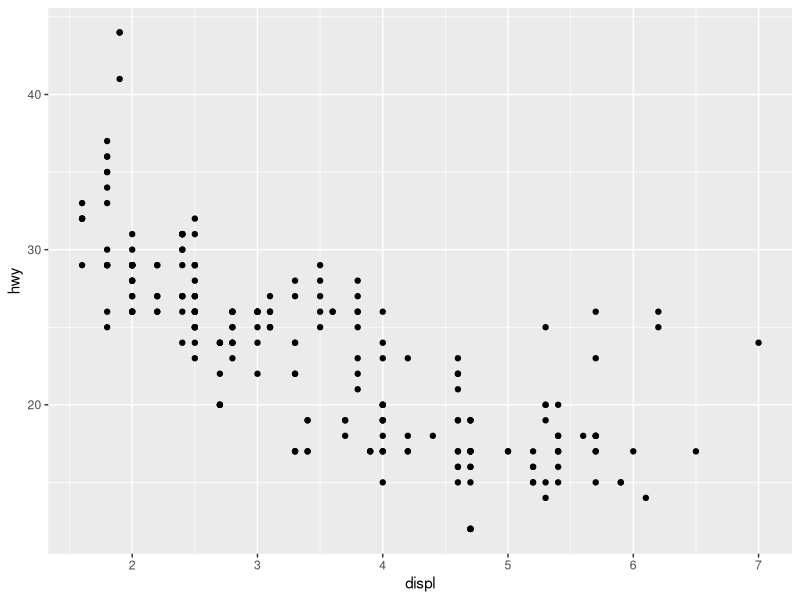
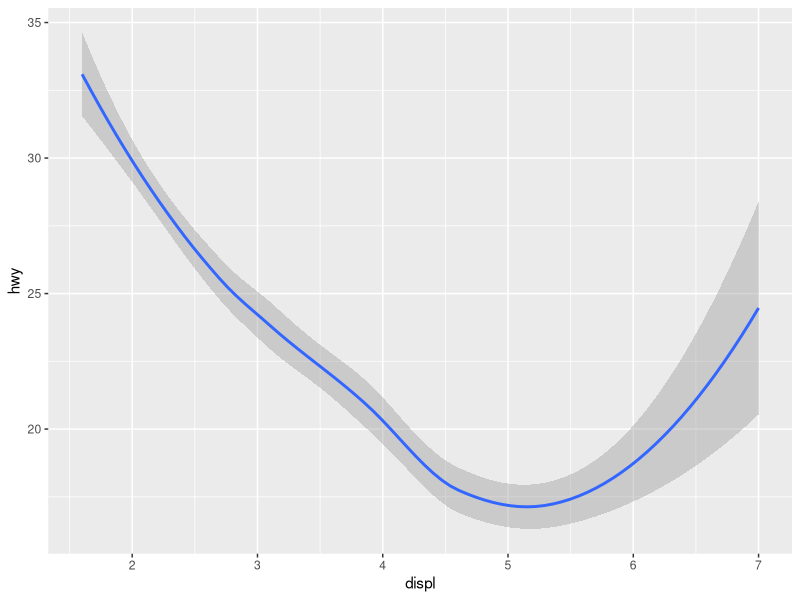
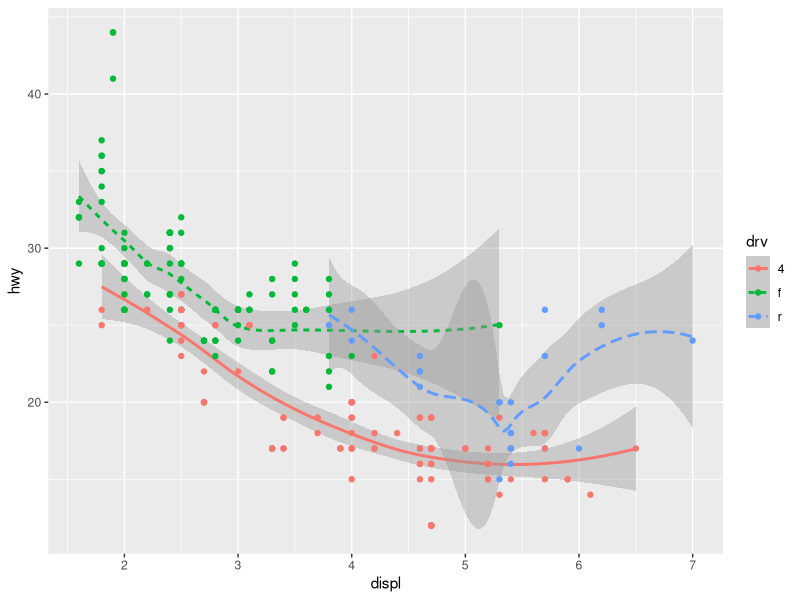
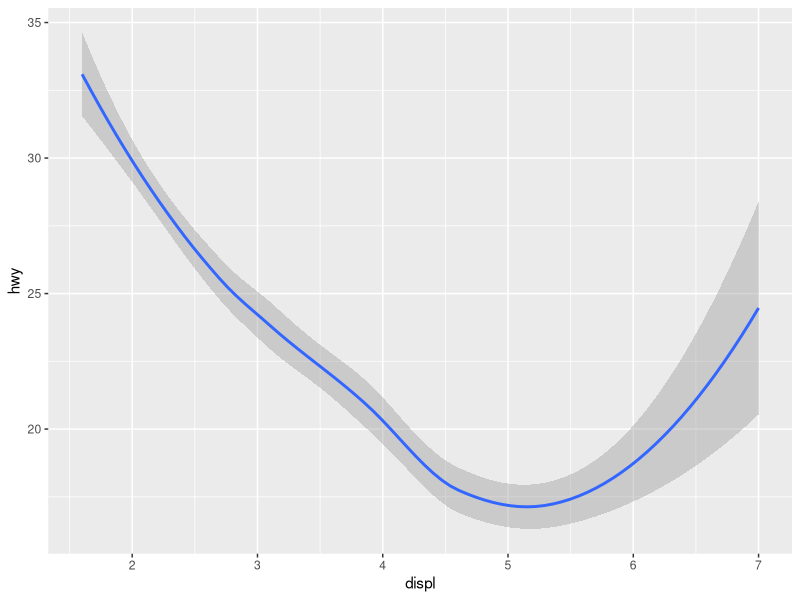
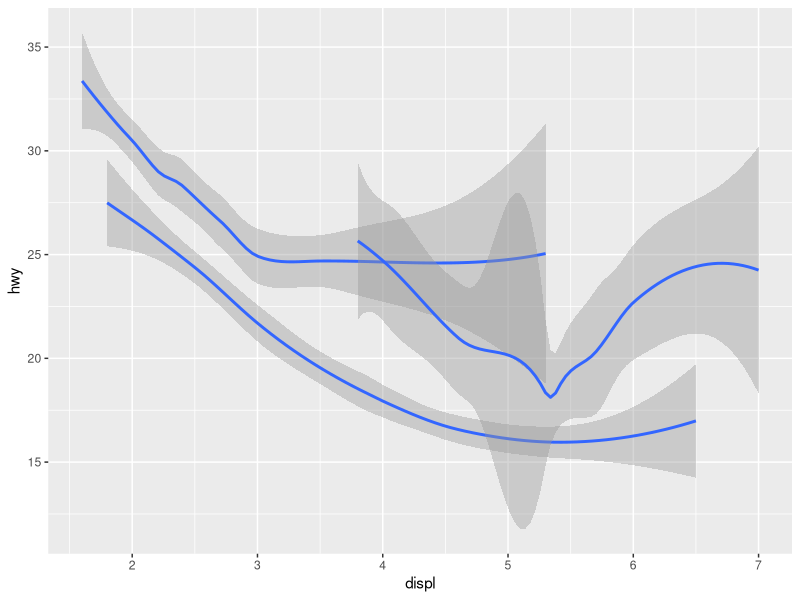
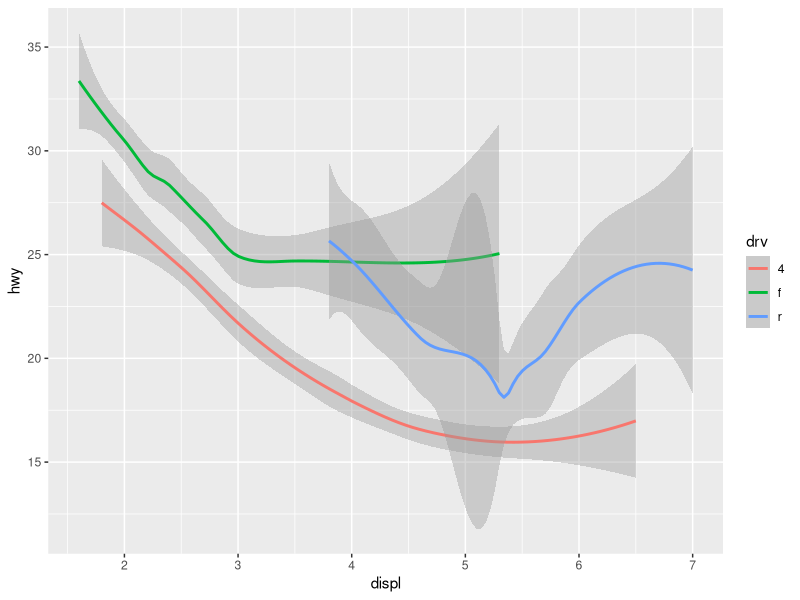
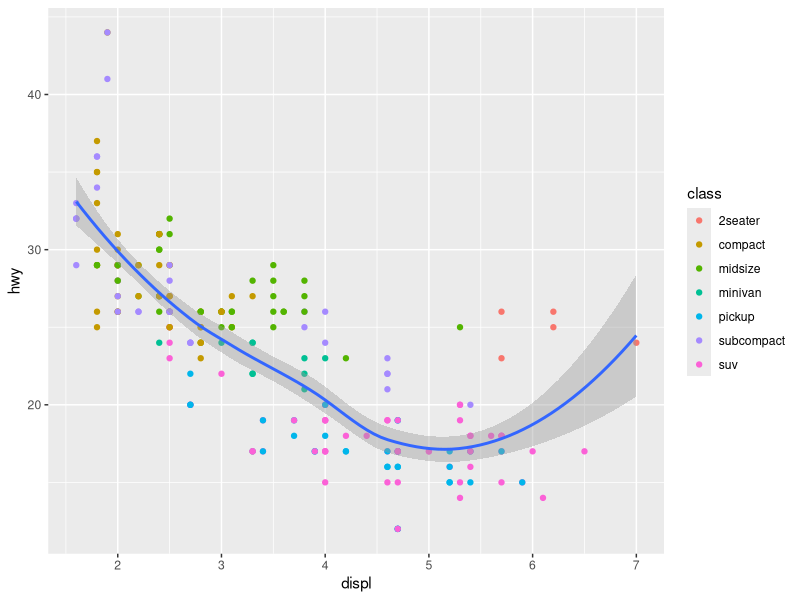
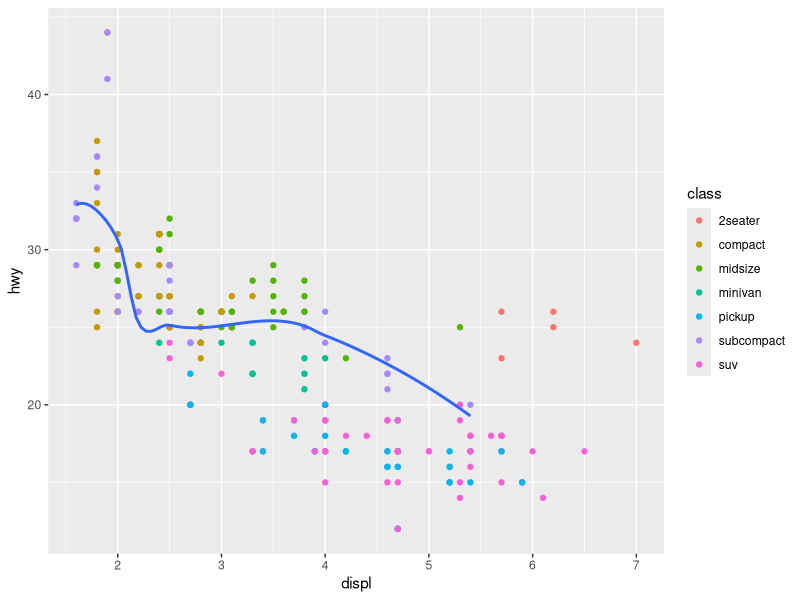

Write the R code that produced these figures, in order.
## ---- chunk 1
library(tidyverse)
## ---- chunk 2
head(mpg)
## ---- chunk 3
# left
ggplot(data = mpg) + 
  geom_point(mapping = aes(x = displ, y = hwy))

# right
ggplot(data = mpg) + 
  geom_smooth(mapping = aes(x = displ, y = hwy))
## ---- chunk 4
ggplot(data = mpg) + 
  geom_smooth(mapping = aes(x = displ, y = hwy, linetype = drv, color= drv))+
  geom_point(mapping = aes(x= displ, y= hwy, color=drv))
## ---- chunk 5
ggplot(data = mpg) +
  geom_smooth(mapping = aes(x = displ, y = hwy))
              
ggplot(data = mpg) +
  geom_smooth(mapping = aes(x = displ, y = hwy, group = drv))
    
ggplot(data = mpg) +
  geom_smooth(
    mapping = aes(x = displ, y = hwy, color = drv),
    show.legend = T)
## ---- chunk 6
ggplot(data = mpg, mapping = aes(x = displ, y = hwy)) + 
  geom_point(mapping = aes(color = class)) + 
  geom_smooth()
## ---- chunk 7
ggplot(data = mpg, mapping = aes(x = displ, y = hwy)) + 
  geom_point(mapping = aes(color = class)) + 
  geom_smooth(data = filter(mpg, class == "subcompact"), se = FALSE)
## ---- chunk 8
ggplot(data = mpg, mapping = aes(x = displ, y = hwy, color = drv)) + 
  geom_point() + 
  geom_smooth(se = FALSE)
## ---- chunk 9
ggplot(data = mpg, mapping = aes(x = displ, y = hwy)) + 
  geom_point() + 
  geom_smooth()

ggplot() + 
  geom_point(data = mpg, mapping = aes(x = displ, y = hwy)) + 
  geom_smooth(data = mpg, mapping = aes(x = displ, y = hwy))
## ---- chunk 10
# plot 1

ggplot(data=mpg, mapping = aes(x= displ, y= hwy))+
  geom_point(size=4)+
  geom_smooth(size= 3,se=F)
## ---- chunk 11
# plot 2

ggplot(data=mpg, mapping = aes(x= displ, y= hwy))+
  geom_point(size=4)+
  geom_smooth(size= 3,se=F, mapping=aes(group = drv))

## ---- chunk 12

# plot3

ggplot(data=mpg, mapping = aes(x= displ, y= hwy))+
  geom_point(size=4, mapping= aes(colour= drv))+
  geom_smooth(size= 3,se=F,mapping = aes(group=drv, color=drv) )

## ---- chunk 13
ggplot(data=mpg, mapping = aes(x= displ, y= hwy))+
  geom_point(size=4, mapping= aes(colour= drv))+
  geom_smooth(size= 3,se=F)

## ---- chunk 14

#plot 5

ggplot(data=mpg, mapping = aes(x= displ, y= hwy))+
  geom_point(size=4, mapping= aes(colour= drv))+
  geom_smooth(size= 3,se=F,mapping = aes(linetype=drv, color=drv) )

## ---- chunk 15

#plot 6: 

ggplot(data=mpg, mapping = aes(x= displ, y= hwy, size=4))+
  geom_point(mapping= aes(colour= drv ))+
  geom_point(shape= 21 , color= "white", stroke=2, show.legend = FALSE)


## ---- chunk 16
ggplot(data = diamonds) + 
  geom_bar(mapping = aes(x = cut))

## ---- chunk 17
ggplot(data = diamonds) + 
  geom_col(mapping = aes(x = cut,y=depth))
## ---- chunk 18
ggplot(data = diamonds) + 
  geom_bar(mapping = aes(x = cut, y = ..prop..))
ggplot(data = diamonds) + 
  geom_bar(mapping = aes(x = cut, fill = color, y = ..prop..)) 
## ---- chunk 19
ggplot(data = diamonds) + 
  geom_bar(mapping = aes(x = cut, colour = cut))
ggplot(data = diamonds) + 
  geom_bar(mapping = aes(x = cut, fill = cut))
## ---- chunk 20
ggplot(data = diamonds) + 
  geom_bar(mapping = aes(x = cut, fill = clarity)) # position = stack is the default
## ---- chunk 21
ggplot(data = diamonds) + 
  geom_bar(mapping = aes(x = cut, fill = clarity), position="identity") # identity places each object where it falls in the context of the graph
## ---- chunk 22
ggplot(data = diamonds) + 
  geom_bar(mapping = aes(x = cut, fill = clarity), position = "dodge") 
# dodge creates such seperate bars, intersting hmm!
## ---- chunk 23
ggplot(data = diamonds) + 
  geom_bar(mapping = aes(x = cut, fill = clarity), position= "fill")
## ---- chunk 24
ggplot(data = mpg, mapping = aes(x = cty, y = hwy)) + 
  geom_point()
## ---- chunk 25
ggplot(data = mpg, mapping = aes(x = cty, y = hwy)) + 
  geom_jitter() # geom_point(position = "jitter")
## ---- chunk 26
ggplot(data = mpg, mapping = aes(x = cty, y = hwy)) + 
  geom_count()


## ---- chunk 27
ggplot(data=mpg, mapping = aes(x=displ, y= hwy)) + 
  geom_boxplot()
## ---- chunk 28
ggplot(data = mpg, mapping = aes(x = class, y = hwy)) +
  geom_boxplot()
## ---- chunk 29

ggplot(data = mpg, mapping = aes(x = class, y = hwy)) + 
  geom_boxplot() +
  coord_flip()
## ---- chunk 30
library(maps)
nz <- map_data("world")

ggplot(nz, aes(long, lat, group = group)) +
  geom_polygon(fill = "white", colour = "black")
## ---- chunk 31
ggplot(nz, aes(long, lat, group = group)) +
  geom_polygon(fill = "white", colour = "black") +
  coord_quickmap()
## ---- chunk 32
bar <- ggplot(data = diamonds) + 
  geom_bar(
    mapping = aes(x = cut, fill = cut), 
    show.legend = FALSE,
    width = 1
  ) + 
  theme(aspect.ratio = 1) +
  labs(x = NULL, y = NULL)

bar + coord_flip()
## ---- chunk 33
bar + coord_polar()
## ---- chunk 34
ggplot(data = diamonds) + 
  geom_bar(
    mapping = aes(x = cut, fill = cut), 
    show.legend = FALSE,
    width = 1
  ) + 
  theme(aspect.ratio = 1) +
  labs(x = NULL, y = NULL)+ coord_polar()
## ---- chunk 35
ggplot(data = mpg, mapping = aes(x = cty, y = hwy)) +
  geom_point() + 
  geom_abline() +
  coord_fixed()
## ---- chunk 36
library(tidyverse)
## ---- chunk 37
head(mpg)
## ---- chunk 38
# left
ggplot(data = mpg) + 
  geom_point(mapping = aes(x = displ, y = hwy))

# right
ggplot(data = mpg) + 
  geom_smooth(mapping = aes(x = displ, y = hwy))
## ---- chunk 39
ggplot(data = mpg) + 
  geom_smooth(mapping = aes(x = displ, y = hwy, linetype = drv, color= drv))+
  geom_point(mapping = aes(x= displ, y= hwy, color=drv))
## ---- chunk 40
ggplot(data = mpg) +
  geom_smooth(mapping = aes(x = displ, y = hwy))
              
ggplot(data = mpg) +
  geom_smooth(mapping = aes(x = displ, y = hwy, group = drv))
    
ggplot(data = mpg) +
  geom_smooth(
    mapping = aes(x = displ, y = hwy, color = drv),
    show.legend = T)
## ---- chunk 41
ggplot(data = mpg, mapping = aes(x = displ, y = hwy)) + 
  geom_point(mapping = aes(color = class)) + 
  geom_smooth()
## ---- chunk 42
ggplot(data = mpg, mapping = aes(x = displ, y = hwy)) + 
  geom_point(mapping = aes(color = class)) + 
  geom_smooth(data = filter(mpg, class == "subcompact"), se = FALSE)
## ---- chunk 43
ggplot(data = mpg, mapping = aes(x = displ, y = hwy, color = drv)) + 
  geom_point() + 
  geom_smooth(se = FALSE)
## ---- chunk 44
ggplot(data = mpg, mapping = aes(x = displ, y = hwy)) + 
  geom_point() + 
  geom_smooth()

ggplot() + 
  geom_point(data = mpg, mapping = aes(x = displ, y = hwy)) + 
  geom_smooth(data = mpg, mapping = aes(x = displ, y = hwy))
## ---- chunk 45
# plot 1

ggplot(data=mpg, mapping = aes(x= displ, y= hwy))+
  geom_point(size=4)+
  geom_smooth(size= 3,se=F)
## ---- chunk 46
# plot 2

ggplot(data=mpg, mapping = aes(x= displ, y= hwy))+
  geom_point(size=4)+
  geom_smooth(size= 3,se=F, mapping=aes(group = drv))

## ---- chunk 47

# plot3

ggplot(data=mpg, mapping = aes(x= displ, y= hwy))+
  geom_point(size=4, mapping= aes(colour= drv))+
  geom_smooth(size= 3,se=F,mapping = aes(group=drv, color=drv) )

## ---- chunk 48
ggplot(data=mpg, mapping = aes(x= displ, y= hwy))+
  geom_point(size=4, mapping= aes(colour= drv))+
  geom_smooth(size= 3,se=F)

## ---- chunk 49

#plot 5

ggplot(data=mpg, mapping = aes(x= displ, y= hwy))+
  geom_point(size=4, mapping= aes(colour= drv))+
  geom_smooth(size= 3,se=F,mapping = aes(linetype=drv, color=drv) )

## ---- chunk 50

#plot 6: 

ggplot(data=mpg, mapping = aes(x= displ, y= hwy, size=4))+
  geom_point(mapping= aes(colour= drv ))+
  geom_point(shape= 21 , color= "white", stroke=2, show.legend = FALSE)


## ---- chunk 51
ggplot(data = diamonds) + 
  geom_bar(mapping = aes(x = cut))

## ---- chunk 52
ggplot(data = diamonds) + 
  geom_col(mapping = aes(x = cut,y=depth))
## ---- chunk 53
ggplot(data = diamonds) + 
  geom_bar(mapping = aes(x = cut, y = ..prop..))
ggplot(data = diamonds) + 
  geom_bar(mapping = aes(x = cut, fill = color, y = ..prop..)) 
## ---- chunk 54
ggplot(data = diamonds) + 
  geom_bar(mapping = aes(x = cut, colour = cut))
ggplot(data = diamonds) + 
  geom_bar(mapping = aes(x = cut, fill = cut))
## ---- chunk 55
ggplot(data = diamonds) + 
  geom_bar(mapping = aes(x = cut, fill = clarity)) # position = stack is the default
## ---- chunk 56
ggplot(data = diamonds) + 
  geom_bar(mapping = aes(x = cut, fill = clarity), position="identity") # identity places each object where it falls in the context of the graph
## ---- chunk 57
ggplot(data = diamonds) + 
  geom_bar(mapping = aes(x = cut, fill = clarity), position = "dodge") 
# dodge creates such seperate bars, intersting hmm!
## ---- chunk 58
ggplot(data = diamonds) + 
  geom_bar(mapping = aes(x = cut, fill = clarity), position= "fill")
## ---- chunk 59
ggplot(data = mpg, mapping = aes(x = cty, y = hwy)) + 
  geom_point()
## ---- chunk 60
ggplot(data = mpg, mapping = aes(x = cty, y = hwy)) + 
  geom_jitter() # geom_point(position = "jitter")
## ---- chunk 61
ggplot(data = mpg, mapping = aes(x = cty, y = hwy)) + 
  geom_count()


## ---- chunk 62
ggplot(data=mpg, mapping = aes(x=displ, y= hwy)) + 
  geom_boxplot()
## ---- chunk 63
ggplot(data = mpg, mapping = aes(x = class, y = hwy)) +
  geom_boxplot()
## ---- chunk 64

ggplot(data = mpg, mapping = aes(x = class, y = hwy)) + 
  geom_boxplot() +
  coord_flip()
## ---- chunk 65
library(maps)
nz <- map_data("world")

ggplot(nz, aes(long, lat, group = group)) +
  geom_polygon(fill = "white", colour = "black")
## ---- chunk 66
ggplot(nz, aes(long, lat, group = group)) +
  geom_polygon(fill = "white", colour = "black") +
  coord_quickmap()
## ---- chunk 67
bar <- ggplot(data = diamonds) + 
  geom_bar(
    mapping = aes(x = cut, fill = cut), 
    show.legend = FALSE,
    width = 1
  ) + 
  theme(aspect.ratio = 1) +
  labs(x = NULL, y = NULL)

bar + coord_flip()
## ---- chunk 68
bar + coord_polar()
## ---- chunk 69
ggplot(data = diamonds) + 
  geom_bar(
    mapping = aes(x = cut, fill = cut), 
    show.legend = FALSE,
    width = 1
  ) + 
  theme(aspect.ratio = 1) +
  labs(x = NULL, y = NULL)+ coord_polar()
## ---- chunk 70
ggplot(data = mpg, mapping = aes(x = cty, y = hwy)) +
  geom_point() + 
  geom_abline() +
  coord_fixed()
